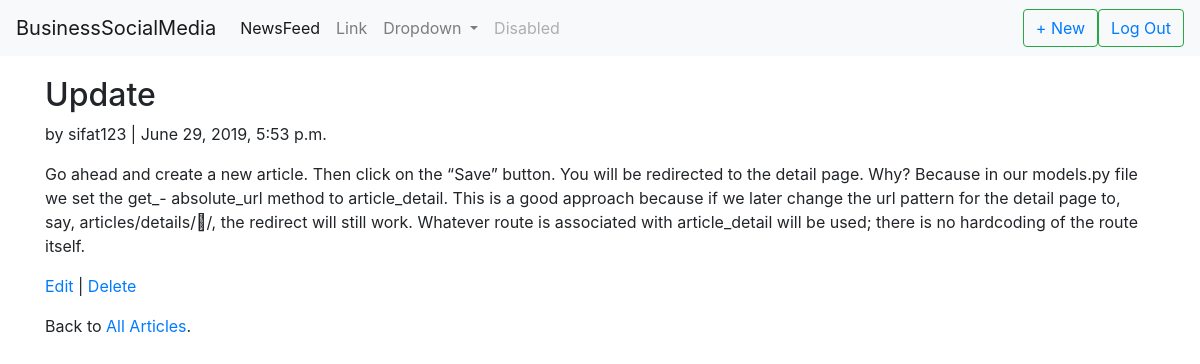
Page /newsfeed/7/ (signed in) on the committed database.
### newsfeeds/models.py (models this page shows, shortened)
class Article(models.Model):
    title = models.CharField(max_length=255)
    body = models.TextField()
    date = models.DateTimeField(auto_now_add=True)
    author = models.ForeignKey(
            get_user_model(),
            on_delete=models.CASCADE,
        )

### users/models.py (models this page shows)
class CustomUser(AbstractUser):
    first_name = models.CharField(max_length=30)
    last_name = models.CharField(max_length=30)
    email = models.EmailField(max_length=254)

### newsfeeds/views.py (the view)
class ArticleDetailView(DetailView): # new
    model = Article
    template_name = 'article_detail.html'

### newsfeeds/templates/article_detail.html
{% extends 'base.html' %}
{% block content %}
    <div class="article-entry">
    <h2>{{ object.title }}</h2>
    <p>by {{ object.author }} | {{ object.date }}</p> <p>{{ object.body }}</p>
    </div>
    <p><a href="{% url 'article_edit' article.pk %}">Edit</a> |
    <a href="{% url 'article_delete' article.pk %}">Delete</a></p>
    <p>Back to <a href="{% url 'article_list' %}">All Articles</a>.</p>
{% endblock content %}

### rows in the picture
Article: title "Update", author "sifat123", date "June 29, 2019, 5:53 p.m.", body "Go ahead and create a new article. Then click on the “Save” button. You will be redirected to the detail page. Why? Because in our models.py file we set the get_- absolute_url method to article_detail. This is a good approach because if we later change the url pattern for the detail page to, say, articles/details/􏰊/, the redirect will still work. Whatever route is associated with article_detail will be used; there is no hardcoding of the route itself."
